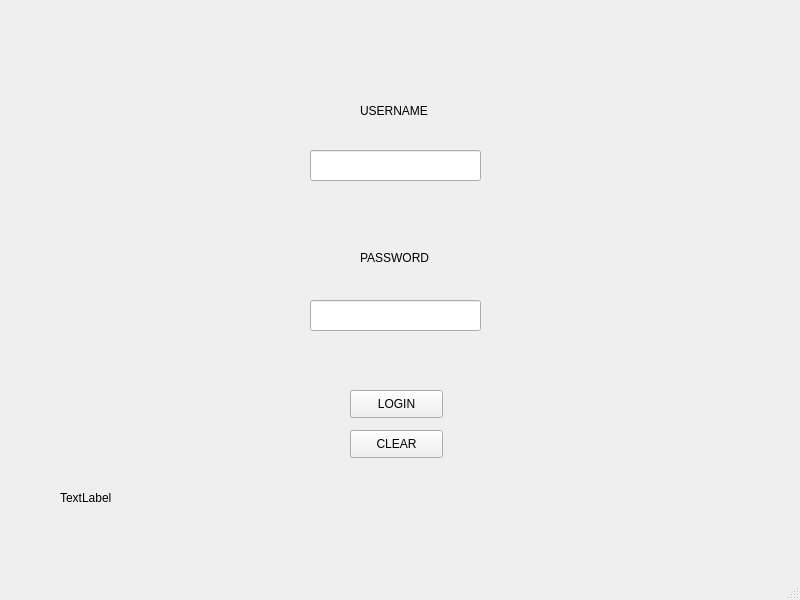
<?xml version="1.0" encoding="UTF-8"?>
<ui version="4.0">
 <class>MainWindow</class>
 <widget class="QMainWindow" name="MainWindow">
  <property name="geometry">
   <rect>
    <x>0</x>
    <y>0</y>
    <width>800</width>
    <height>600</height>
   </rect>
  </property>
  <property name="windowTitle">
   <string>MainWindow</string>
  </property>
  <widget class="QWidget" name="centralwidget">
   <widget class="QPushButton" name="btnClear">
    <property name="geometry">
     <rect>
      <x>350</x>
      <y>430</y>
      <width>93</width>
      <height>28</height>
     </rect>
    </property>
    <property name="text">
     <string>CLEAR</string>
    </property>
   </widget>
   <widget class="QPushButton" name="btnLogin">
    <property name="geometry">
     <rect>
      <x>350</x>
      <y>390</y>
      <width>93</width>
      <height>28</height>
     </rect>
    </property>
    <property name="text">
     <string>LOGIN</string>
    </property>
   </widget>
   <widget class="QLabel" name="labelstatus">
    <property name="geometry">
     <rect>
      <x>360</x>
      <y>90</y>
      <width>71</width>
      <height>41</height>
     </rect>
    </property>
    <property name="text">
     <string>USERNAME</string>
    </property>
   </widget>
   <widget class="QLabel" name="labelstatus_2">
    <property name="geometry">
     <rect>
      <x>360</x>
      <y>250</y>
      <width>91</width>
      <height>16</height>
     </rect>
    </property>
    <property name="text">
     <string>PASSWORD</string>
    </property>
   </widget>
   <widget class="QLabel" name="labelstatus_3">
    <property name="geometry">
     <rect>
      <x>60</x>
      <y>490</y>
      <width>55</width>
      <height>16</height>
     </rect>
    </property>
    <property name="text">
     <string>TextLabel</string>
    </property>
   </widget>
   <widget class="QLineEdit" name="txtUsername">
    <property name="geometry">
     <rect>
      <x>310</x>
      <y>150</y>
      <width>171</width>
      <height>31</height>
     </rect>
    </property>
    <property name="text">
     <string/>
    </property>
   </widget>
   <widget class="QLineEdit" name="txtPassword">
    <property name="geometry">
     <rect>
      <x>310</x>
      <y>300</y>
      <width>171</width>
      <height>31</height>
     </rect>
    </property>
   </widget>
  </widget>
  <widget class="QMenuBar" name="menubar">
   <property name="geometry">
    <rect>
     <x>0</x>
     <y>0</y>
     <width>800</width>
     <height>26</height>
    </rect>
   </property>
  </widget>
  <widget class="QStatusBar" name="statusbar"/>
 </widget>
 <resources/>
 <connections/>
</ui>
